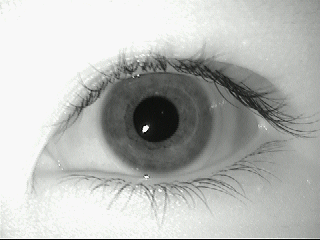
#> input picture data/image_dataset/aeval1.bmp, 320 x 240 px; its folder holds only this picture in this run
$ python main.py
#> lines starting #> are read from the running program, lines starting #| are printed output that depends on the picture; after the words box and inside, x2 and y2 are one past the last pixel; in counts of white or black regions, pixels touching at a corner belong together
### preprocessing_v2.py
import cv2
import numpy as np
import math
import matplotlib.pyplot as plt
from data_engineering import dataset_creation


class iris_detection_v2():
    def __init__(self, image, image_name, dataset):
        self.img_mask = None
        self.img_gray = None
        self.img_crop = None
        self.img_cut = None
        self.dataset = dataset
        self._img = image
        self.img_name = image_name
        self.img_type = "png"

    def preprocess_image(self):

        # reduce noise (image smoothing)
        self.img_smooth = cv2.bilateralFilter(self._img, d=9, sigmaColor=150, sigmaSpace=20)
        # self._img = cv2.GaussianBlur(self._img, (5, 5), cv2.BORDER_DEFAULT)

        kernel = cv2.getStructuringElement(cv2.MORPH_RECT, (5, 5))

        # calculate and plot histogram
        self.create_histogram(self.img_smooth)

        self.convert_to_gray_scale(self.img_smooth)

        #####################################
        # Edge Features
        #####################################
        # calculate thresholded image
        _, thresholded = cv2.threshold(self.img_gray, 100, 255, cv2.THRESH_TOZERO_INV)
        store_path = "data/thresholded/{}_thresholded.{}".format(self.img_name, self.img_type)
        self.store_image(thresholded, store_path)

        # perform canny edge detection
        canny = cv2.Canny(self.img_gray, 15, 15)
        store_path = "data/canny/{}_canny.{}".format(self.img_name, self.img_type)
        self.store_image(canny, store_path)

        #####################################
        # Contours
        #####################################
        # Dilate and erode image
        closed = cv2.erode(cv2.dilate(canny, kernel, iterations=1), kernel, iterations=1)

        # find contours
        contours, _ = cv2.findContours(closed, cv2.RETR_TREE, cv2.CHAIN_APPROX_SIMPLE)

        drawing = np.copy(self.img_smooth)

        # draw all detected contours in blue
        cv2.drawContours(drawing, contours, -1, (255, 0, 0), 2)

        #####################################
        # Contour analysis and decision
        #####################################
        # goal: draw ellipse + center in green
        for contour in contours:

            area = cv2.contourArea(contour)
            bounding_box = cv2.boundingRect(contour)

            extend = area / (bounding_box[2] * bounding_box[3])

            # reject the contours that are too small
            if area < 1000 or area > 5000:
                continue

            # reject the contours with big extend
            if extend > 0.9:
                continue

            # compute the convex hull of the contours
            contour = cv2.convexHull(contour)

            # measure of roundness
            circumference = cv2.arcLength(contour, True)
            circularity = circumference ** 2 / (4 * math.pi * area)

            if circularity > 1.2:
                continue

            # calculate contour center and draw a dot there
            m = cv2.moments(contour)
            if m['m00'] != 0:
                center = (int(m['m10'] / m['m00']), int(m['m01'] / m['m00']))
                cv2.circle(drawing, center, 3, (0, 255, 0), -1)

                # draw black circle to mask pupil
                self.mask_pupil(self._img, center)

                # crop image
                self.img_crop = self.crop_image(self._img, center)

                # store image as .png
                store_path = "data/cropped/{}_cropped.{}".format(self.img_name, self.img_type)
                self.store_image(self.img_crop, store_path)

                # store image in dataset
                dataset_creation.add_to_dataset(self.img_crop, self.dataset)

            # fit an ellipse around the contour and draw it into the image
            ellipse = cv2.fitEllipse(contour)
            cv2.ellipse(drawing, box=ellipse, color=(0, 255, 0))

            img = np.copy(drawing)
            self.mask_iris(img, contour)

        self._img = drawing
        store_path = "data/analyzed/{}_analyzed.{}".format(self.img_name, self.img_type)

        self.store_image(self._img, store_path)

        return self.dataset

    #############################################
    # Helper Methods
    #############################################
    # Load image as numpy array
    # [8 lines left out: function load_image, not called in this run]

    def convert_to_gray_scale(self, image):
        self.img_gray = cv2.cvtColor(image, cv2.COLOR_BGR2GRAY)

    def create_histogram(self, image):
        fig = plt.figure(figsize=(6, 4))
        hist = cv2.calcHist([image], [0], None, [256], [0, 256])
        plt.title("Grayscale Histogram")
        plt.xlabel("Bins")
        plt.ylabel("# of Pixels")
        plt.plot(hist)
        plt.xlim([0, 256])
        store_path = "data/histograms/{}_histogram.{}".format(self.img_name, self.img_type)
        fig.savefig(store_path)

    def crop_image(self, image, center):
        x = center[0] - 60
        y = center[1] - 60
        h = 115
        w = 115
        return image[y:y + h, x:x + w]

    def mask_pupil(self, image, center):
        cv2.circle(image, center, 30, (0, 0, 0), -1)

    def mask_iris(self, drawing, contour):
        ellipse = cv2.fitEllipse(contour)
        self.img_mask = cv2.ellipse(drawing, box=ellipse, color=(0, 0, 0), thickness=-1)

        store_path = "data/masked/{}_masked.{}".format(self.img_name, self.img_type)

        self.store_image(self.img_mask, store_path)

    def store_image(self, image, path):
        cv2.imwrite(path, image)

### data_engineering.py
import numpy as np


class dataset_creation:

    @staticmethod
    def add_to_dataset(img, dataset):
         dataset.append(img)

### main.py
import os

import numpy as np

import preprocessing
import preprocessing_v2
from data_engineering import dataset_creation
import glob
import cv2


def main():
    print("Starting...")

    temp_dataset = []

    # iterate over files in folder and call preprocessing method
    for img in glob.glob("data/image_dataset/*.bmp"):
        # extract file name with regex
        text = os.path.basename(img)
        image_name, _, _ = text.partition('.')

        # read image from folder
        image = cv2.imread(img)
#> image is the input picture: shape (240, 320, 3); mean B, G, R 182.9, 185.6, 183.8

        # start preprocess image
        print("preprocess image: {}".format(image_name))
        detector = preprocessing_v2.iris_detection_v2(image, image_name, temp_dataset)
        image_dataset = detector.preprocess_image()
#> in preprocess_image, `self.img_smooth = cv2.bilateralFilter(self._img, d=9, sigmaColor=150, ..`:
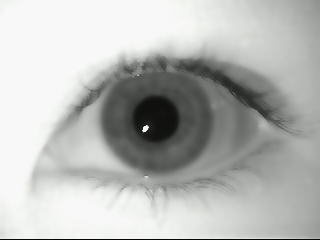
#> self.img_smooth: shape (240, 320, 3); mean B, G, R 182.9, 185.7, 183.9
#> in create_histogram, `hist = cv2.calcHist([image], [0], None, [256], [0, 256])`: hist = 256 values, max 14445 at index 248, min 0 at index 0, mean 300
#> in create_histogram, `fig.savefig(store_path)`:
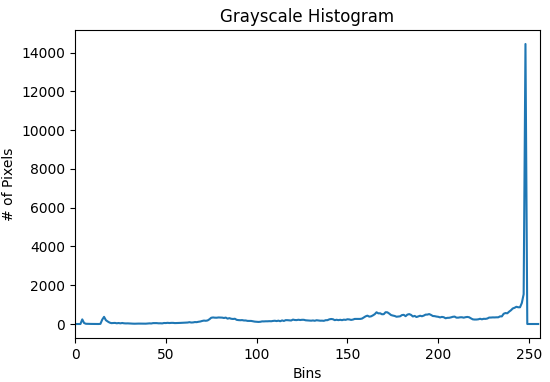
#> figure drawn by matplotlib, 1 panel; curve peaks at x = 248, y = 14445
#> in preprocess_image, `canny = cv2.Canny(self.img_gray, 15, 15)`:
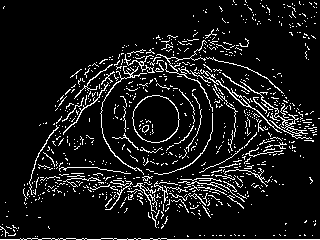
#> canny: shape (240, 320); 9.1% white in thin lines or dots
#> in preprocess_image, `closed = cv2.erode(cv2.dilate(canny, kernel, iterations=1), kernel, it..`:
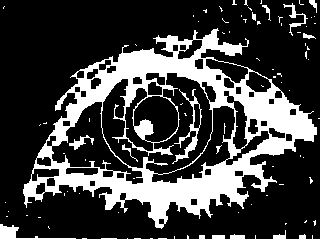
#> closed: shape (240, 320); 25.1% white; 77 white regions (66 under 20 px)
#> in preprocess_image, `contours, _ = cv2.findContours(closed, cv2.RETR_TREE, cv2.CHAIN_APPROX..`: contours = 128 contours, 68 with area under 20; largest, box (x1, y1, x2, y2) and area: (23, 28, 317, 229) 32572, (101, 72, 213, 175) 5574, (51, 101, 144, 185) 2866, (151, 105, 236, 184) 1920, (133, 95, 179, 143) 1464
#> the loop in preprocess_image, `for contour in contours: ` made 128 passes
#> (area, extend, circumference, circularity, center) on pass 73: (1464.5, 0.663, 146.6, 1.17, (155, 118))
#> (area, bounding_box, extend) on passes 2, 37, 41, 42, 43, 44: (521, (0, 224, 320, 16), 0.102), (26, (303, 33, 13, 6), 0.333), (32572.5, (23, 28, 294, 201), 0.551), (34, (158, 218, 7, 7), 0.694), (47, (190, 198, 8, 8), 0.734), (49, (119, 192, 8, 9), 0.681)
#> after the loop in preprocess_image, `for contour in contours:`:
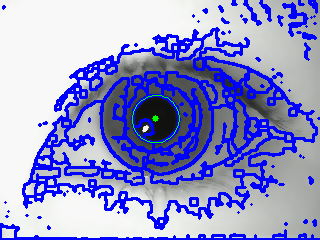
#> drawing: shape (240, 320, 3); mean B, G, R 205.9, 149.2, 147.4
#> after the loop in preprocess_image, `for contour in contours:`:
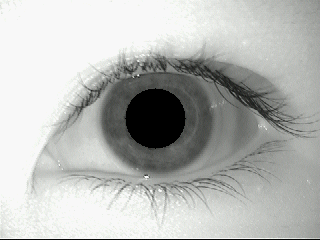
#> self._img: shape (240, 320, 3); 3.67% of pixels changed, all inside (x1, y1, x2, y2) = (125, 88, 186, 149)
#> after the loop in preprocess_image, `for contour in contours:`:
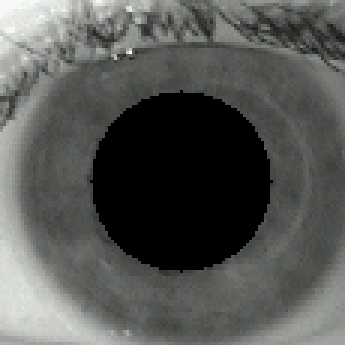
#> self.img_crop: shape (115, 115, 3) (shown 3 times larger); mean B, G, R 84.4, 87, 85.3
#> in preprocess_image, `store_path = "data/analyzed/{}_analyzed.{}".format(self.img_name, self..`: store_path = 'data/analyzed/aeval1_analyzed.png'
#> image_dataset = 1 item

    ###############################
    # Image Dataset
    ###############################
    dataset = np.array(image_dataset)
    print("Dataset format: {}".format(dataset.shape))
#| Dataset format: (1, 115, 115, 3)
    print("Image Format: {}".format(dataset[0].shape))
#| Image Format: (115, 115, 3)
    print("Number of Images: {}".format(dataset.shape[0]))
#| Number of Images: 1


if __name__ == '__main__':
    main()

$ run again, on data/image_dataset/aevar3.bmp
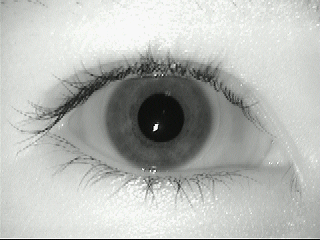
#> input picture data/image_dataset/aevar3.bmp, 320 x 240 px
#> in main, image is the input picture: shape (240, 320, 3); mean B, G, R 181.1, 184.7, 182.3
#> hist = 256 values, max 1325 at index 215, min 0 at index 0, mean 300
#> in preprocess_image, `canny = cv2.Canny(self.img_gray, 15, 15)`:
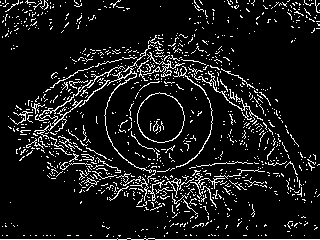
#> canny: shape (240, 320); 9.5% white in thin lines or dots
#> closed: shape (240, 320); 26% white; 131 white regions (103 under 20 px)
#> contours = 164 contours, 114 with area under 20; largest, box (x1, y1, x2, y2) and area: (8, 33, 320, 230) 30520, (105, 76, 274, 180) 9200, (59, 84, 144, 177) 2516, (137, 93, 185, 143) 1788, (0, 0, 54, 38) 572
#> the loop in preprocess_image, `for contour in contours: ` made 164 passes
#> (area, extend, circumference, circularity, center) on pass 84: (1788.5, 0.745, 151.7, 1.02, (160, 117))
#> after the loop in preprocess_image, `for contour in contours:`:
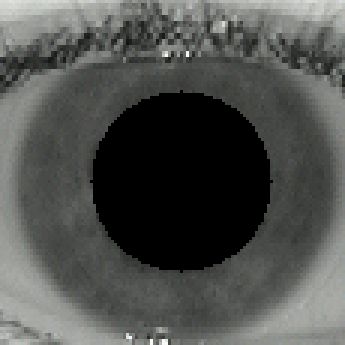
#> self.img_crop: shape (115, 115, 3) (shown 3 times larger); mean B, G, R 78.7, 81.2, 79.5
#> in preprocess_image, `store_path = "data/analyzed/{}_analyzed.{}".format(self.img_name, self..`: store_path = 'data/analyzed/aevar3_analyzed.png'
#> image_dataset = 1 item
#| Dataset format: (1, 115, 115, 3)
#| Image Format: (115, 115, 3)
#| Number of Images: 1

$ run again, on data/image_dataset/aevar5.bmp
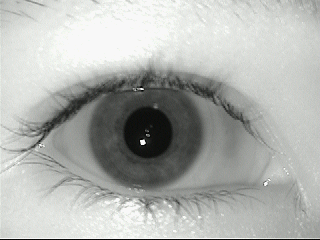
#> input picture data/image_dataset/aevar5.bmp, 320 x 240 px
#> in main, image is the input picture: shape (240, 320, 3); mean B, G, R 174.7, 178.2, 175.9
#> hist = 256 values, max 1851 at index 248, min 0 at index 0, mean 300
#> in preprocess_image, `canny = cv2.Canny(self.img_gray, 15, 15)`:
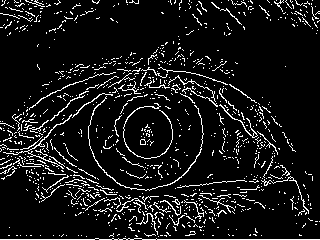
#> canny: shape (240, 320); 8.9% white in thin lines or dots
#> closed: shape (240, 320); 24.3% white; 125 white regions (106 under 20 px)
#> contours = 185 contours, 112 with area under 20; largest, box (x1, y1, x2, y2) and area: (0, 39, 320, 240) 34274, (88, 87, 203, 190) 6174, (142, 94, 267, 202) 4496, (48, 103, 143, 199) 2390, (123, 106, 173, 159) 1980
#> the loop in preprocess_image, `for contour in contours: ` made 185 passes
#> (area, extend, circumference, circularity, center) on pass 76: (1980, 0.747, 159.8, 1.03, (147, 132))
#> after the loop in preprocess_image, `for contour in contours:`:
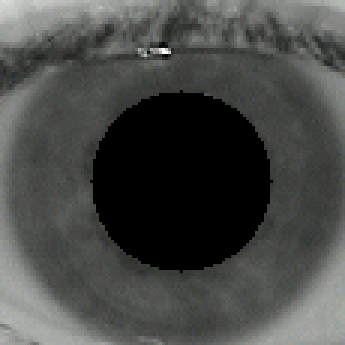
#> self.img_crop: shape (115, 115, 3) (shown 3 times larger); mean B, G, R 70.6, 73, 71.4
#> in preprocess_image, `store_path = "data/analyzed/{}_analyzed.{}".format(self.img_name, self..`: store_path = 'data/analyzed/aevar5_analyzed.png'
#> image_dataset = 1 item
#| Dataset format: (1, 115, 115, 3)
#| Image Format: (115, 115, 3)
#| Number of Images: 1

$ run again, on data/image_dataset/bryanl4.bmp
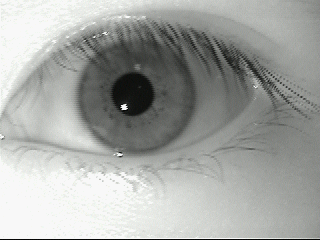
#> input picture data/image_dataset/bryanl4.bmp, 320 x 240 px
#> in main, image is the input picture: shape (240, 320, 3); mean B, G, R 163.1, 166.3, 164.2
#> hist = 256 values, max 2665 at index 248, min 0 at index 0, mean 300
#> canny: shape (240, 320); 8.8% white in thin lines or dots
#> closed: shape (240, 320); 23.8% white; 68 white regions (59 under 20 px)
#> contours = 129 contours, 63 with area under 20; largest, box (x1, y1, x2, y2) and area: (0, 0, 320, 201) 31309, (99, 36, 228, 176) 10464, (111, 72, 155, 116) 1326, (77, 64, 112, 130) 1260, (17, 44, 55, 83) 415
#> the loop in preprocess_image, `for contour in contours: ` made 129 passes
#> (area, extend, circumference, circularity, center) on pass 87: (1326.5, 0.685, 135.9, 1.11, (132, 93))
#> after the loop in preprocess_image, `for contour in contours:`:
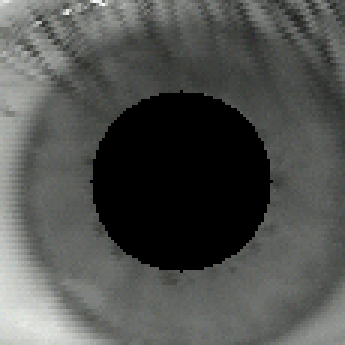
#> self.img_crop: shape (115, 115, 3) (shown 3 times larger); mean B, G, R 78.7, 81.2, 79.6
#> in preprocess_image, `store_path = "data/analyzed/{}_analyzed.{}".format(self.img_name, self..`: store_path = 'data/analyzed/bryanl4_analyzed.png'
#> image_dataset = 1 item
#| Dataset format: (1, 115, 115, 3)
#| Image Format: (115, 115, 3)
#| Number of Images: 1
